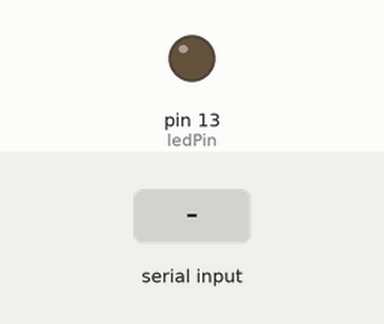
Recording of a sketch running on a simulated Arduino Uno, built with avr-gcc and run on an emulated ATmega328P. On the bench: output pins drawn as LEDs (lit = HIGH). The inputs (shaded band) are chosen by the test bench. What the sketch prints to the serial monitor is not drawn.

Above: at 1.2 s.
1.3 s: "P" received over Serial
2.8 s: "A" received over Serial
Timing chart, 0 to 5.8 s (numbered marks = the images above; inputs shaded):
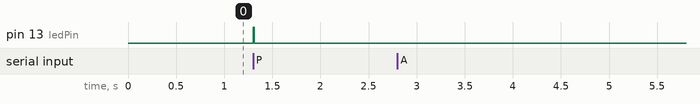

Measured:
- after the input at 1.3 s, pin 13 (ledPin): LOW → HIGH at once, → LOW 0.01 s later
- after the input at 2.8 s, every drawn part: stays the same

The sketch:

Oscilloscope.ino
```cpp
// (licence header left out)
int ledPin = 13;

void setup() {
  Serial.begin(115200);
  pinMode(ledPin, OUTPUT);
}

void send_data(unsigned int samples, unsigned int interval) {
  word av;
  for( int i = 0; i < samples; ++i ) {
    digitalWrite(ledPin, bitRead(i, 0));
    av = word(analogRead(0));
    Serial.write(lowByte(av));
    Serial.write(highByte(av));
    if( interval > 0 ) {
      delay(interval-1);
    }
  }
  digitalWrite(ledPin, LOW);
}

unsigned int serial_read_word() {
  byte al = Serial.read();
  byte ah = Serial.read();
  return word(ah, al);
}

// the loop routine runs over and over again forever:
void loop() {
  unsigned long t1, t2, dt;
  byte b, csum, mycsum;
  word samples, interval;

  if( (b = Serial.read()) != -1 ) {
    if( b == 'P' ) {
      digitalWrite(ledPin, HIGH);
      Serial.write('p');
      delay(10);
      digitalWrite(ledPin, LOW);
    } else if( b == 'A' ) {
      samples = serial_read_word();
      interval = serial_read_word();
      csum = Serial.read();
      mycsum = (samples + interval) & 0xff;
      if( csum ==  mycsum) {
        Serial.write('A');
        t1 = millis();
        send_data(samples, interval);
        t2 = millis();
        dt = t2 - t1;
        Serial.write((const unsigned char *)&dt, 4);
      } else {
        Serial.write('E');
        Serial.write(mycsum);
      }
    }
  }
  delay(50);
}
```
